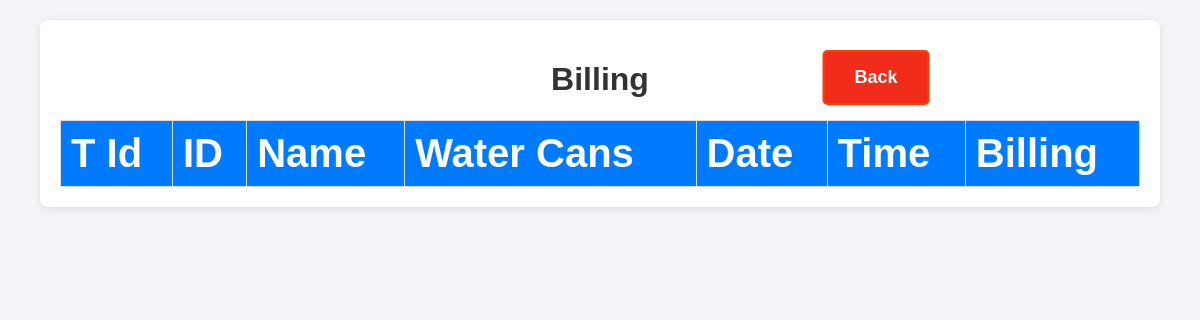
The page /billing on the database as committed earlier.
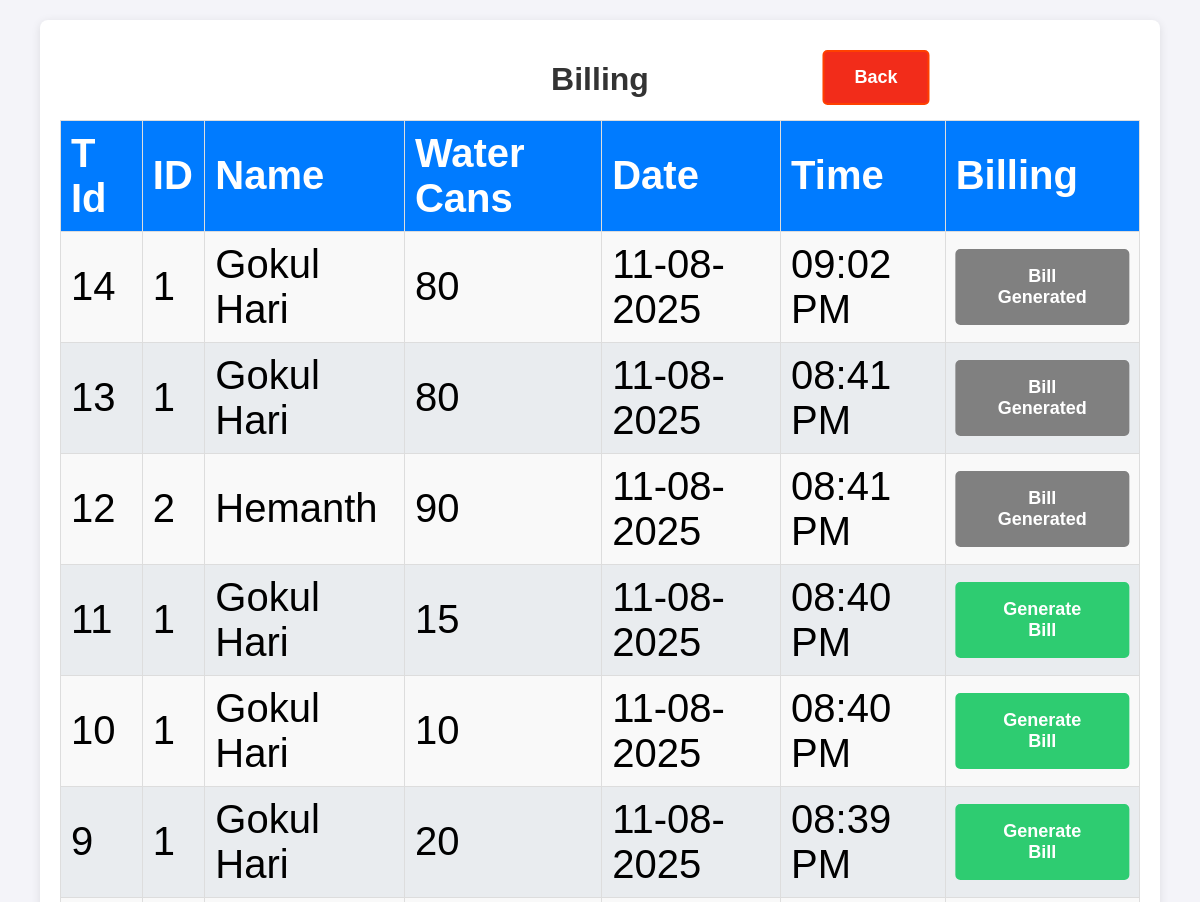
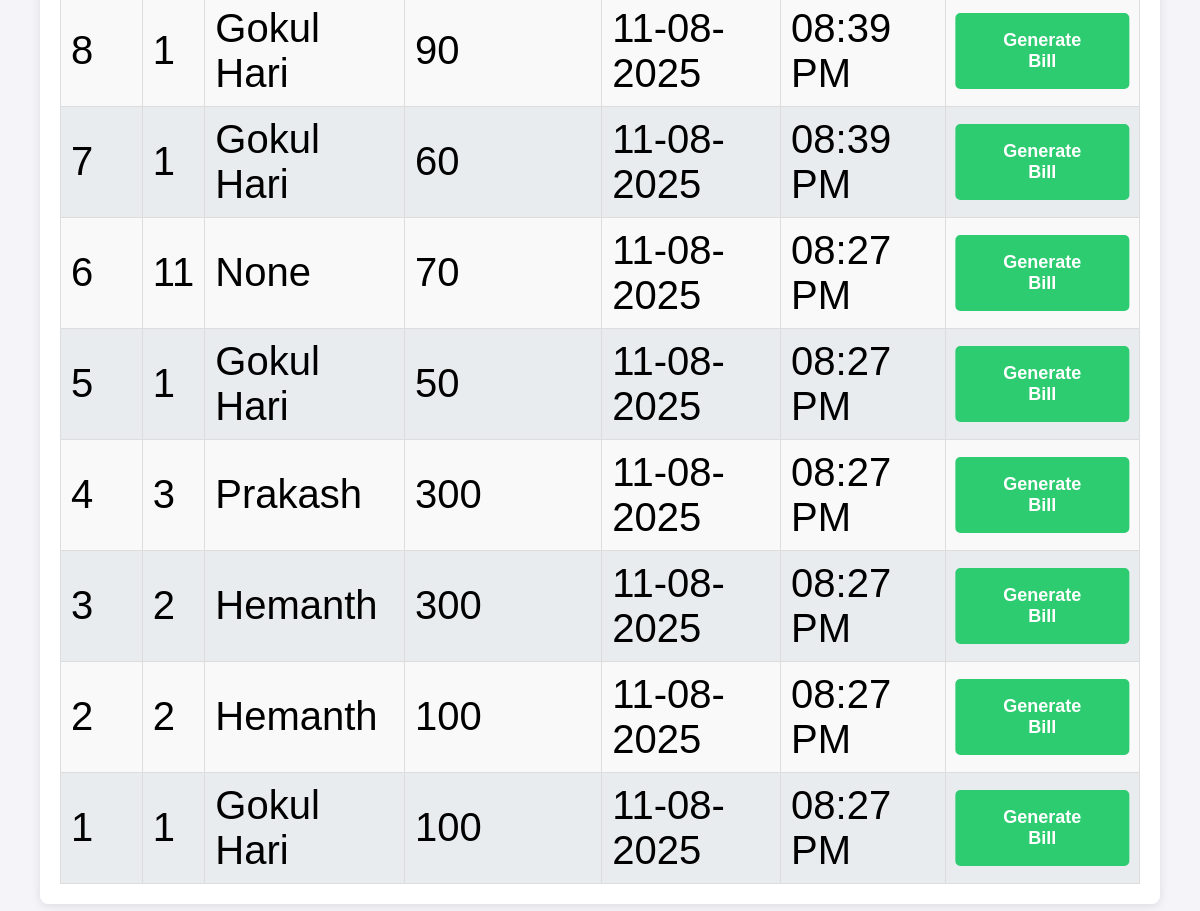
The same page on the database as committed later (2 pictures, top to bottom).
### app.py (models this page shows, shortened)
class Dealer_details(db.Model):
    id = db.Column(db.Integer, primary_key=True)
    dealer_id = db.Column(db.String(100), nullable=False, unique=True)
    name = db.Column(db.String(100), nullable=False)
    mobile = db.Column(db.String(15), nullable=False)
    address = db.Column(db.String(400), nullable=True)
    aadhaar_file = db.Column(db.String(400))  # Path to Aadhaar copy
    photo_file = db.Column(db.String(400))

class Dealer(db.Model):
    id = db.Column(db.Integer, primary_key=True)
    dealer_id = db.Column(db.String(100), nullable=False)
    water_can_count = db.Column(db.Integer, nullable=False)
    timestamp = db.Column(db.DateTime, default=datetime.now)
    token_id = db.Column(db.Integer, nullable=False)  # Daily resetting token ID
    @property
    def formatted_date(self):
        return self.timestamp.strftime("%d-%m-%Y")  # Format the date
    @property
    def formatted_time(self):
        return self.timestamp.strftime("%I:%M %p")  # Format the time in 12-hour format

### app.py (the view)
@app.route('/billing')
def billing():
    today = datetime.today().date()
    billing_subquery = (
        db.session.query(BillingHistory.id)
        .filter(
            BillingHistory.billing_id == Dealer.token_id,
            func.date(BillingHistory.timestamp) == func.date(Dealer.timestamp),
            BillingHistory.voided == False
        )
        .order_by(BillingHistory.timestamp.desc())
        .limit(1)
        .correlate(Dealer)
        .scalar_subquery()
    )
    dealer_queue = db.session.query(
        Dealer,
        Dealer_details.name,
        billing_subquery.label("billing_entry")
    ).outerjoin(
        Dealer_details, Dealer.dealer_id == Dealer_details.dealer_id
    ).filter(
        func.date(Dealer.timestamp) == today
    ).order_by(
        Dealer.timestamp.desc()
    ).all()
    return render_template('billing.html', queue=dealer_queue, total_cans=get_total_can_today())

### app.py (called while the page is built)
def get_total_can_today():
    query = Dealer.query
    start_of_today = datetime.now().replace(hour=0, minute=0, second=0, microsecond=0)
    query = query.filter(Dealer.timestamp >= start_of_today)
    filtered_data = query.order_by(Dealer.timestamp.desc()).all()
    total_cans = sum(dealer.water_can_count for dealer in filtered_data)
    return total_cans

### templates/billing.html (shortened to what this page needs)
<!DOCTYPE html>
<html lang="en">
<head>
    <link rel="stylesheet" href="/static/styles.css">
</head>
<body class="dashboard">
    <div class="container billing">
        <h1>Billing</h1>
        <table>
            <thead>
                <tr>
                    <th>T Id</th>
                    <th>ID</th>
                    <th>Name</th>
                    <th>Water Cans</th>
                    <th>Date</th>
                    <th>Time</th>
                    <th>Billing</th>
                </tr>
            </thead>
            <tbody>
                {% for dealer, dealer_name, dealer_accounts_id in queue %}
                <tr>
                    <td>{{ dealer.token_id }}</td>
                    <td>{{ dealer.dealer_id }}</td>
                    <td>{{ dealer_name }}</td>
                    <td>{{ dealer.water_can_count }}</td>
                    <td>{{ dealer.formatted_date }}</td>
                    <td>{{ dealer.formatted_time }}</td>
                    <td><a class="{% if dealer_accounts_id %} generate_bill_disabled {% else %} generate_bill {% endif %}" href="{{ url_for('generate_bill', token_id=dealer.token_id, data_entry_call='no') }}">{% if dealer_accounts_id %} Bill Generated {% else %} Generate Bill {% endif %}</a></td>
                </tr>
                {% endfor %}
            </tbody>
        </table>
    </div>
    <a href="/" class="back">Back</a>
</body>
</html>

Rows that differ between the two databases and show on the page:
now on this page (row unchanged): Dealer_details: token_id "14", dealer_id "1", name "Gokul Hari", water_can_count "80", formatted_date "11-08-2025", formatted_time "09:02 PM", shows "Bill Generated", token_id "13", formatted_time "08:41 PM", token_id "11", water_can_count "15", formatted_time "08:40 PM", token_id "10", water_can_count "10", token_id "9", water_can_count "20", formatted_time "08:39 PM", token_id "8", water_can_count "90", token_id "7", water_can_count "60", token_id "5", water_can_count "50", formatted_time "08:27 PM", token_id "1", water_can_count "100"
now on this page (row unchanged): Dealer_details: token_id "12", dealer_id "2", name "Hemanth", water_can_count "90", formatted_date "11-08-2025", formatted_time "08:41 PM", shows "Bill Generated", token_id "3", water_can_count "300", formatted_time "08:27 PM", token_id "2", water_can_count "100"
added Dealer: token_id "6", dealer_id "11", dealer_name "None", water_can_count "70", formatted_date "11-08-2025", formatted_time "08:27 PM", shows "Generate Bill"
now on this page (row unchanged): Dealer_details: token_id "4", dealer_id "3", name "Prakash", water_can_count "300", formatted_date "11-08-2025", formatted_time "08:27 PM", shows "Generate Bill"
